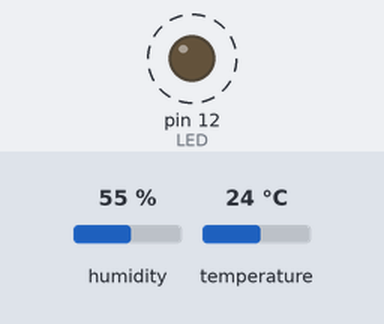
This sketch was run on a simulated Arduino Uno, built with avr-gcc and run on an emulated ATmega328P. Shown: output pins drawn as LEDs (lit = HIGH). Dashed ring = blinking. The test bench sets the inputs (shaded band); at power-on: humidity 55 %, temperature 24 °C. What the sketch prints to the serial monitor is not drawn.

Above: at 1.0 s.
Timing chart, 0 to 4.7 s (numbered marks = the images above):
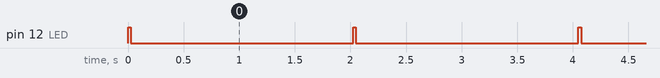

Measured:
- by itself, pin 12 (LED): alternates HIGH for 0.02 s and LOW for 2.0 s

The sketch:

10-temperatura.ino.ino
```cpp
#include <DHT.h>

#define DHTPIN 13
#define DHTTYPE DHT11
#define LED 12

DHT dht(DHTPIN, DHTTYPE);

float temp;
float hum;

void setup() {
  pinMode(LED, OUTPUT);
  Serial.begin(115200);
  dht.begin();

}

void loop() {
  digitalWrite(LED, HIGH);
  temp = dht.readTemperature();
  hum = dht.readHumidity();

  Serial.print("Temperatura: ");
  Serial.print(temp);
  Serial.println("\t Humedad: " + String(hum));

  digitalWrite(LED, LOW);

  delay(1000);

}
```
